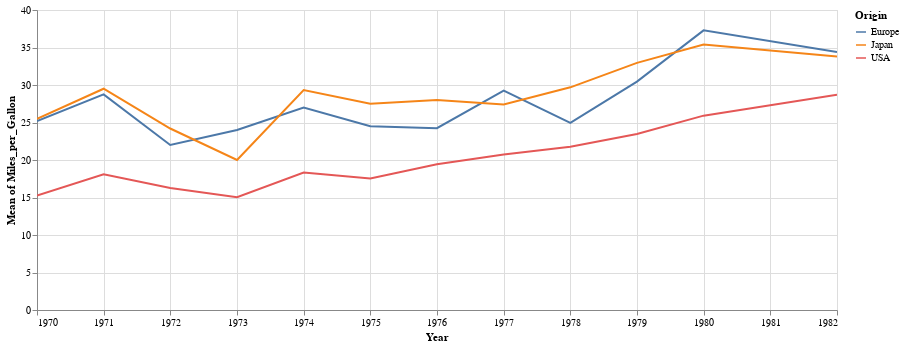

The code cell stored with this chart in its notebook:
### Code cell
lines

### Figure 1 — Vega-Lite specification as saved in the notebook (floating-point values rounded to 4 significant figures; data arrays with more than 128 entries replaced by an {"elided": "..."} marker saying what was removed)
{"config": {"view": {"continuousWidth": 400, "continuousHeight": 300}}, "data": {"name": "data-f02450ab61490a1363517a0190416235"}, "mark": "line", "encoding": {"color": {"type": "nominal", "field": "Origin"}, "x": {"type": "temporal", "field": "Year"}, "y": {"type": "quantitative", "aggregate": "mean", "field": "Miles_per_Gallon"}}, "selection": {"selector007": {"type": "interval", "bind": "scales", "encodings": ["x", "y"]}}, "width": 800, "$schema": "https://vega.github.io/schema/vega-lite/v4.8.1.json", "datasets": {"data-f02450ab61490a1363517a0190416235": {"elided": "406 records"}}}
